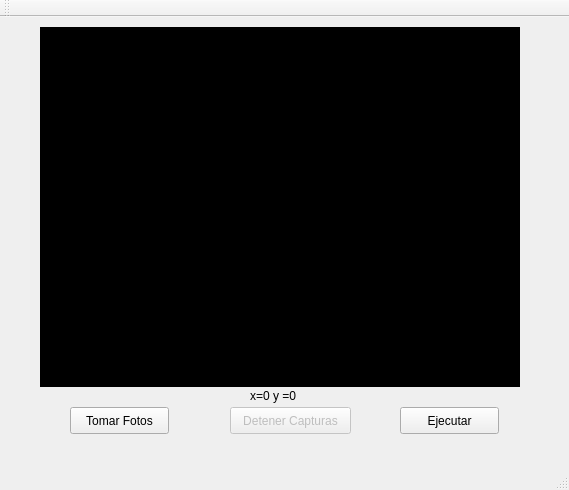
<?xml version="1.0" encoding="UTF-8"?>
<ui version="4.0">
 <class>MainWindow</class>
 <widget class="QMainWindow" name="MainWindow">
  <property name="geometry">
   <rect>
    <x>0</x>
    <y>0</y>
    <width>569</width>
    <height>490</height>
   </rect>
  </property>
  <property name="windowTitle">
   <string>Reconstrucción en 3D</string>
  </property>
  <widget class="QWidget" name="centralWidget">
   <widget class="QPushButton" name="BotonPlay">
    <property name="enabled">
     <bool>true</bool>
    </property>
    <property name="geometry">
     <rect>
      <x>70</x>
      <y>390</y>
      <width>99</width>
      <height>27</height>
     </rect>
    </property>
    <property name="text">
     <string>Tomar Fotos</string>
    </property>
   </widget>
   <widget class="QPushButton" name="BotonStop">
    <property name="enabled">
     <bool>false</bool>
    </property>
    <property name="geometry">
     <rect>
      <x>230</x>
      <y>390</y>
      <width>121</width>
      <height>27</height>
     </rect>
    </property>
    <property name="text">
     <string>Detener Capturas</string>
    </property>
   </widget>
   <widget class="QPushButton" name="BotonEjecutar">
    <property name="geometry">
     <rect>
      <x>400</x>
      <y>390</y>
      <width>99</width>
      <height>27</height>
     </rect>
    </property>
    <property name="text">
     <string>Ejecutar</string>
    </property>
   </widget>
   <widget class="MLabel" name="LabelCamara">
    <property name="geometry">
     <rect>
      <x>40</x>
      <y>10</y>
      <width>480</width>
      <height>360</height>
     </rect>
    </property>
    <property name="mouseTracking">
     <bool>true</bool>
    </property>
    <property name="autoFillBackground">
     <bool>false</bool>
    </property>
    <property name="styleSheet">
     <string notr="true">background: #000</string>
    </property>
    <property name="frameShape">
     <enum>QFrame::Box</enum>
    </property>
    <property name="text">
     <string/>
    </property>
    <property name="scaledContents">
     <bool>true</bool>
    </property>
   </widget>
   <widget class="QLabel" name="coor">
    <property name="geometry">
     <rect>
      <x>250</x>
      <y>370</y>
      <width>131</width>
      <height>17</height>
     </rect>
    </property>
    <property name="text">
     <string>x=0 y =0</string>
    </property>
   </widget>
  </widget>
  <widget class="QMenuBar" name="menuBar">
   <property name="geometry">
    <rect>
     <x>0</x>
     <y>0</y>
     <width>569</width>
     <height>25</height>
    </rect>
   </property>
  </widget>
  <widget class="QToolBar" name="mainToolBar">
   <attribute name="toolBarArea">
    <enum>TopToolBarArea</enum>
   </attribute>
   <attribute name="toolBarBreak">
    <bool>false</bool>
   </attribute>
  </widget>
  <widget class="QStatusBar" name="statusBar"/>
 </widget>
 <layoutdefault spacing="6" margin="11"/>
 <customwidgets>
  <customwidget>
   <class>MLabel</class>
   <extends>QLabel</extends>
   <header>mlabel.h</header>
  </customwidget>
 </customwidgets>
 <resources/>
 <connections/>
</ui>
